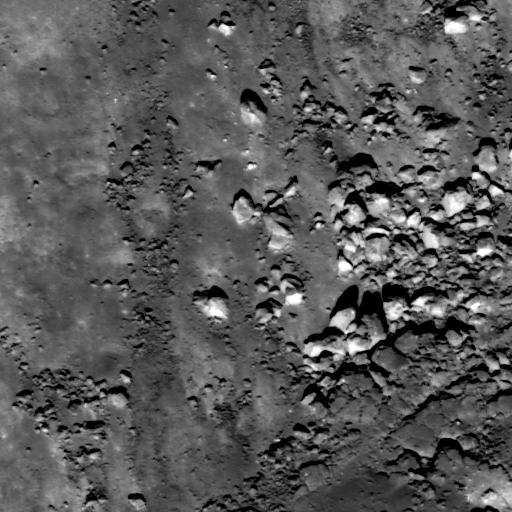
%> input picture libraries/lib_1Shot-MaxPol/raw images/image_4.tif, 512 x 512 px
$ octave demo_image_deblurring.m   (GNU Octave 9; MATLAB toolbox functions it lacks are replaced by stand-ins)
%> lines starting %> are read from the running program, lines starting %| are printed output that depends on the picture; in (x1, y1, x2, y2) boxes, pixels count from 0 and x2, y2 are one past the last pixel; in counts of white or black regions, pixels touching at a corner belong together; the program's own positions count from 1
### libraries/lib_1Shot-MaxPol/utilities/blur_kernel_estimation.m
function [h_PSF, c1_estimate, c2_estimate, alpha_estimate, amplitude_estimate] = ...
    blur_kernel_estimation(image_scan_original, model_type, scale)

%%  image downsampling using MaxPol-LPF
[N_1, N_2, N_3] = size(image_scan_original);
pad_box = zeros(1, 2);
if mod(N_1, 2) == 0
    pad_box(1, 1) = 1;
end
if mod(N_2, 2) == 0
    pad_box(1, 2) = 1;
end
image_scan_padded = padarray(image_scan_original, pad_box, 'pre', 'symmetric');
load('maxpol_lpf.mat')
[image_scan_scaled] = maxpol_downsample(image_scan_padded, scale, h_dowsampling);

%% calculate the image spectrum of images of original and degraded models
n_bins = 13;
[spect_scan_original, r_grid_bin] = radSpec(image_scan_padded, n_bins);
[spect_scan_scaled, ~] = radSpec(image_scan_scaled, n_bins);

%%
switch model_type
    case 'Laplacian'
        A = @(s, alpha, x) 16*s^5/alpha^4./x.^5;
        B = @(s, alpha, x) (16*s^4 + 8*alpha^2*x.^2*s^2)/alpha^4./x.^4;
        R = @(amp, alpha, c1, c2, x) amp*((2*pi*A(1, alpha, x)./sqrt(B(1, alpha, x).^2 + 1)) + c1)./...
            ((2*pi*A(1/scale, alpha, x)./sqrt(B(1/scale, alpha, x).^2 + 1)) + c2);
        beta = 1;
    case 'Gaussian'
        R = @(amp, alpha, c1, c2, x) amp*(exp(-alpha^2*x.^2/2) + c1*x)./(1/scale*exp(-alpha^2*x.^2/2/(1/scale)^2) + c2*x);
        beta = 1.8;
end
fo = fitoptions('Method','NonlinearLeastSquares',...
    'Lower',[0, 0.75, 0, 0],...
    'Upper',[Inf, 6, 4, 4],...
    'StartPoint',[1 1 .05 .05]);
g = fittype(R,'coeff',{'amp', 'alpha', 'c1', 'c2'},'options',fo);

%%
l = 16; % define tap-length of FIR blurring kernel
for channel = 1: N_3
    a = spect_scan_original(:, channel);
    b = spect_scan_scaled(:, channel);
    h_estimate_fft(:, channel) = a./b;
    Omega = [r_grid_bin];
    FO = fit(Omega(:), h_estimate_fft(:, channel), g); % 'Trust-Region'

    amplitude_estimate(channel) = eval(['FO.amp']);
    alpha_estimate(channel) = eval(['FO.alpha']);
    c1_estimate(channel) = eval(['FO.c1']);
    c2_estimate(channel) = eval(['FO.c2']);
    h_PSF(:, channel) = generalized_Gaussian_for_fitting([-l:l], ...
        amplitude_estimate(channel), ...
        alpha_estimate(channel), ...
        beta);
end

### libraries/lib_1Shot-MaxPol/utilities/maxpol_downsample.m
function [down_sampled_image] = maxpol_downsample(scan_image, scale, h)

%%
if scale > 1
    warning('down-sampling scale should be less than one, returning the same input image')
    return
end
max_skip = 2;
if 1/scale > max_skip
    N = log(1/scale) / log(max_skip);
    N = round(N);
    skip = (1/scale)^(1/N);
else
    skip = 1/scale;
    N = 1;
end
if strcmp(class(scan_image), 'uint8')
    scan_image = single(scan_image);
end
down_sampled_image = scan_image;
for iteration = 1: N
    %%
    [m, n, q] = size(down_sampled_image);
    indx_i = round([1: skip: m]);
    indx_j = round([1: skip: n]);

    %%  lowpass filter
    down_sampled_image = imfilter(down_sampled_image, h(:), 'conv', 'symmetric');
    down_sampled_image = imfilter(down_sampled_image, h(:)', 'conv', 'symmetric');

    %%  down-sampling
    down_sampled_image = down_sampled_image(indx_i, indx_j, :);

    %%
    down_sampled_image(down_sampled_image>255) = 255;
    down_sampled_image(down_sampled_image<0) = 0;
end

### libraries/lib_1Shot-MaxPol/utilities/radSpec.m
function [spec, r_grid_bin] = radSpec(inputImage, n_bins)

%RADSPEC radial spectrum
%
%   [radSpec] = radSpec(im, n_bins)
%
%   Returns amplitude spectrum of image in frequency domain using circular
%   bounds for calculation
%
%   Input(s):
%   'im'        input image N1xN2xN3
%   'n_bins'    number of bins for histogram calculation
%
%   Output(s):
%   'radSpec'	spectrum response
%
%   See also DEBLURRING_KERNEL_ESTIMATION
%
%
%   Copyright (c) 2019 Mahdi S. Hosseini
%
%   University of Toronto
%   The Edward S. Rogers Sr. Department of,
%   Electrical and Computer Engineering (ECE)
%   Toronto, ON, M5S3G4, Canada
%   Tel: +1 (416) 978 6845
%   email: mahdi.hosseini@mail.utoronto.ca

[N_1, N_2, ~] = size(inputImage);
if mod(N_1, 2) == 0
    inputImage = padarray(inputImage, [1, 0], 'pre');
end
if mod(N_2, 2) == 0
    inputImage = padarray(inputImage, [0, 1], 'pre');
end
[N_1, N_2, N_3] = size(inputImage);
r_max = floor(max([N_1, N_2])/2);

for channel = 1: N_3
    I = inputImage(:,:,channel);
    FT = fftshift(fft2(I, 2*r_max+1, 2*r_max+1));
    frequency_spectrum = abs(FT);
    if false
        frequency_spectrum(:, floor(N_2/2)+1) = 0;
        frequency_spectrum(floor(N_1/2)+1, :) = 0;
    end
    h_bin = 1/n_bins;
    r_grid_bin = [h_bin:h_bin:1]'*pi;
    r_grid = [-r_max: r_max]/r_max*pi;
    [X, Y] = meshgrid(r_grid);
    Y = -Y;
    A = sqrt(X.^2 + Y.^2);
    circle_mask = A <= pi;
    pixel_area = pi^3/sum(circle_mask(:));
    for iteration = 1: n_bins
        mask_out =  A <= r_grid_bin(iteration);
        if iteration ~= 1
            mask_in = A <= r_grid_bin(iteration-1);
            mask = xor(mask_out, mask_in);
        else
            mask = mask_out;
        end
        S(iteration) = pixel_area * sum(mask(:));
        spec(iteration, channel) = ...
            sum(frequency_spectrum(mask))/S(iteration);
    end
    spec(:, channel) = spec(:, channel)/spec(1, channel);
end

### libraries/lib_1Shot-MaxPol/demo_image_deblurring.m
clear all
close all
clc

%%
addpath([pwd, filesep, 'utilities'])
addpath([pwd, filesep, 'raw images'])
addpath(genpath([pwd, filesep, 'MaxPol']))

%%
do_export = false; % export restored images
scale = 1/4;    % define the down-sampling scale (default is 1/4)
model_type = 'Gaussian';   % PSF model: 'Gaussian' or 'Laplacian'

%%
image_name = 'image_4.tif';
image_scan_original = imread(image_name);
%> image_scan_original is the input picture: size 512x512 uint8; min 0, max 255, mean 88.7
image_scan_original = im2double(image_scan_original);
%> image_scan_original: size 512x512 double
[N_1, N_2, N_3] = size(image_scan_original);
%> N_1 = 512; N_2 = 512; N_3 = 1

%%
[h_psf, c1_estimate, c2_estimate, alpha_estimate, amplitude_estimate] = ...
    blur_kernel_estimation(image_scan_original, model_type, scale);
%> in blur_kernel_estimation, `image_scan_padded = padarray(image_scan_original, pad_box, 'pre', 'sym..`:
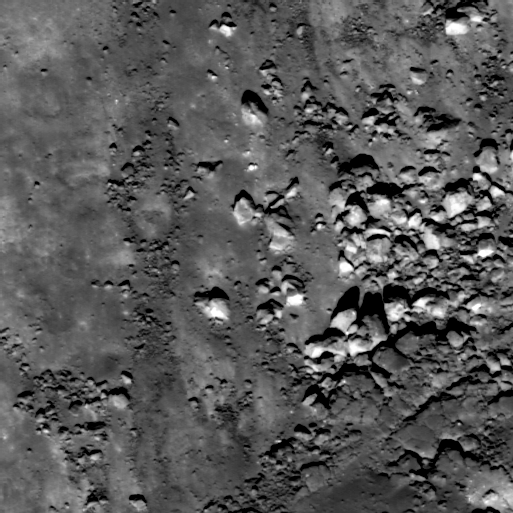
%> image_scan_padded: size 513x513 double; min 0, max 1, mean 0.348
%> the loop in maxpol_downsample, `for iteration = 1: N` made 2 passes
%> pass 1, in maxpol_downsample, `down_sampled_image = down_sampled_image(indx_i, indx_j, :);`:
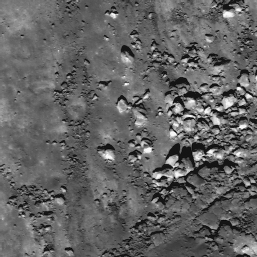
%> down_sampled_image: size 257x257 double; min -0.0922, max 1.03, mean 0.348; drawn with min black and max white
%> after the loop in maxpol_downsample, `for iteration = 1: N`:
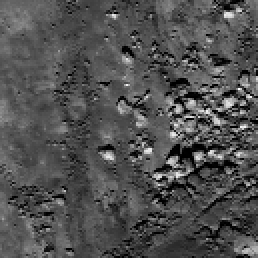
%> down_sampled_image: size 129x129 double (shown 2 times larger); min 0, max 1.1, mean 0.349; drawn with min black and max white
%> after the loop in radSpec, `for channel = 1: N_3`:
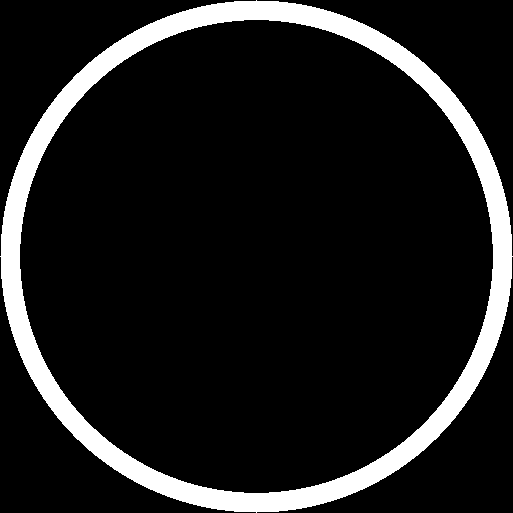
%> mask: size 513x513 logical; 11.6% white; 1 white region, box (x1, y1, x2, y2) and area: (0, 0, 513, 513) 30400
%> after the loop in radSpec, `for channel = 1: N_3`:
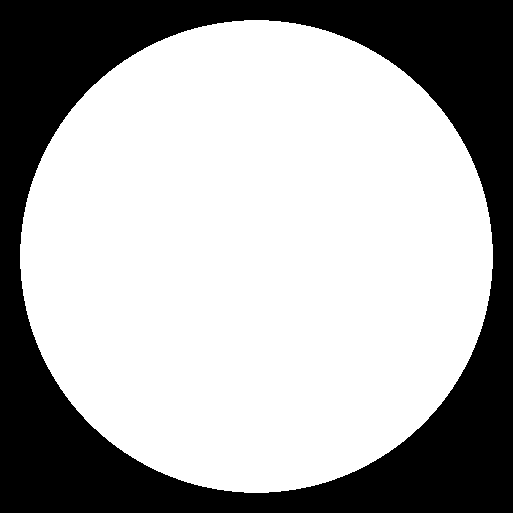
%> mask_in: size 513x513 logical; 66.7% white; 1 black region, box (x1, y1, x2, y2) and area: (0, 0, 513, 513) 87708
%> after the loop in radSpec, `for channel = 1: N_3`: S = [0.182 0.552 0.919 1.28 1.65 2.02 2.38 2.76 3.12 3.48 3.86 4.22 4.58]; spec = [1; 0.408; 0.229; 0.147; 0.0978; 0.0684; 0.0474; 0.0341; 0.0247; 0.0181; 0.014; 0.0113; 0.00968]
%> in blur_kernel_estimation, `[spect_scan_original, r_grid_bin] = radSpec(image_scan_padded, n_bins);`: spect_scan_original has the same summary as spec in radSpec; r_grid_bin = [0.242; 0.483; 0.725; 0.967; 1.21; 1.45; 1.69; 1.93; 2.17; 2.42; 2.66; 2.9; 3.14]
%> call 2 of radSpec, with n_bins = 13
%> after the loop in radSpec (call 2), `for channel = 1: N_3`:
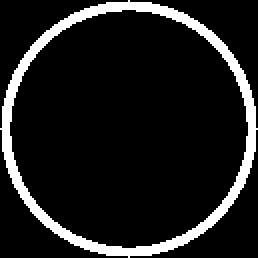
%> mask: size 129x129 logical (shown 2 times larger); 11.3% white; 1 white region, box (x1, y1, x2, y2) and area: (0, 0, 129, 129) 1876
%> after the loop in radSpec (call 2), `for channel = 1: N_3`:
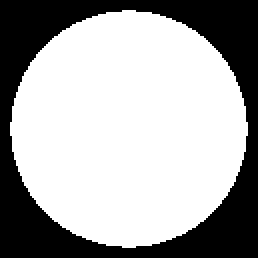
%> mask_in: size 129x129 logical (shown 2 times larger); 66% white; 1 black region, box (x1, y1, x2, y2) and area: (0, 0, 129, 129) 5664
%> after the loop in radSpec (call 2), `for channel = 1: N_3`: S = [0.166 0.54 0.936 1.27 1.67 2.03 2.38 2.76 3.16 3.45 3.91 4.21 4.53]; spec = [1; 0.309; 0.22; 0.188; 0.15; 0.116; 0.0971; 0.0876; 0.0753; 0.0653; 0.0611; 0.0582; 0.0558]
%> in blur_kernel_estimation, `[spect_scan_scaled, ~] = radSpec(image_scan_scaled, n_bins);`: spect_scan_scaled has the same summary as spec in radSpec
%> the run ends on the next line
